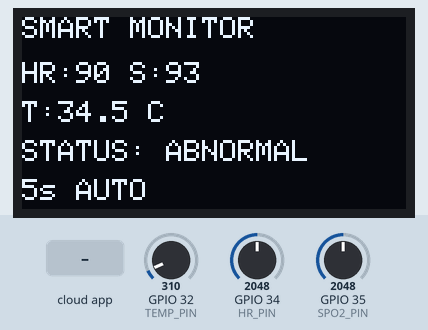
This sketch was run on a simulated ESP32. Parts: 128×64 one-colour display. The test bench sets the inputs (shaded band); at power-on: GPIO 32 (TEMP_PIN) = 310, GPIO 34 (HR_PIN) = 2048, GPIO 35 (SPO2_PIN) = 2048. WiFi joins after 1.5 s; servers stay silent unless stated; no MQTT or app messages arrive unless stated; what the sketch prints to the serial monitor is not drawn.

Above: at 4.2 s.
4.3 s: the phone or cloud app sets sampling-interval to AUTO
5.8 s: GPIO 32 (TEMP_PIN) set to 289
At 8.6 s:
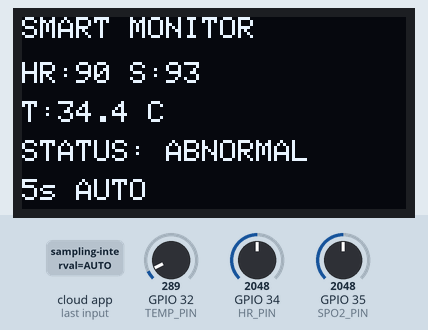
8.8 s: the phone or cloud app sets sampling-mode to AUTO
10.3 s: GPIO 34 (HR_PIN) set to 2866
13.3 s: the phone or cloud app sets sampling-mode to MANUAL
At 18.9 s:
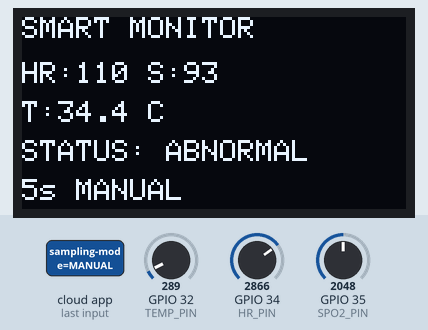
Timing chart, 0 to 19.8 s (numbered marks = the images above; inputs shaded):
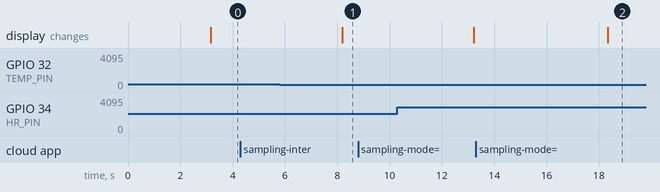

The sketch:

Task_5.ino
```cpp
#include <Wire.h>
#include <Adafruit_GFX.h>
#include <Adafruit_SSD1306.h>

#include <WiFi.h>
#include "Adafruit_MQTT.h"
#include "Adafruit_MQTT_Client.h"

// =====================================================
// PIN CONFIGURATION
// =====================================================

#define HR_PIN      34
#define SPO2_PIN    35
#define TEMP_PIN    32

#define OLED_SDA    21
#define OLED_SCL    22

#define SCREEN_WIDTH 128
#define SCREEN_HEIGHT 64

// =====================================================
// WIFI CONFIGURATION
// =====================================================

#define WIFI_SSID     "Wokwi-GUEST"
#define WIFI_PASSWORD ""

// =====================================================
// ADAFRUIT IO CONFIGURATION
// =====================================================

#define AIO_SERVER      "io.adafruit.com"
#define AIO_SERVERPORT  1883

#define AIO_USERNAME    "Your_AIO_USERNAME"
#define AIO_KEY         "Your_AIO_KEY"

// =====================================================cd
// OLED
// =====================================================

Adafruit_SSD1306 display(
  SCREEN_WIDTH,
  SCREEN_HEIGHT,
  &Wire,
  -1
);

// =====================================================
// MQTT
// =====================================================

WiFiClient client;

Adafruit_MQTT_Client mqtt(
  &client,
  AIO_SERVER,
  AIO_SERVERPORT,
  AIO_USERNAME,
  AIO_KEY
);

// =====================================================
// MQTT PUBLISH FEEDS
// =====================================================

Adafruit_MQTT_Publish heartRateFeed =
  Adafruit_MQTT_Publish(
    &mqtt,
    AIO_USERNAME "/feeds/heart-rate"
  );

Adafruit_MQTT_Publish spo2Feed =
  Adafruit_MQTT_Publish(
    &mqtt,
    AIO_USERNAME "/feeds/spo2"
  );

Adafruit_MQTT_Publish temperatureFeed =
  Adafruit_MQTT_Publish(
    &mqtt,
    AIO_USERNAME "/feeds/body-temperature"
  );

Adafruit_MQTT_Publish statusFeed =
  Adafruit_MQTT_Publish(
    &mqtt,
    AIO_USERNAME "/feeds/patient-status"
  );

Adafruit_MQTT_Publish samplingFeed =
  Adafruit_MQTT_Publish(
    &mqtt,
    AIO_USERNAME "/feeds/active-sampling"
  );

// =====================================================
// MQTT SUBSCRIBE FEEDS
// =====================================================

Adafruit_MQTT_Subscribe samplingIntervalFeed =
  Adafruit_MQTT_Subscribe(
    &mqtt,
    AIO_USERNAME "/feeds/sampling-interval"
  );

Adafruit_MQTT_Subscribe samplingModeFeed =
  Adafruit_MQTT_Subscribe(
    &mqtt,
    AIO_USERNAME "/feeds/sampling-mode"
  );

// =====================================================
// GLOBAL VARIABLES
// =====================================================

float heartRate = 0;
float spo2 = 0;
float temperature = 0;

bool patientAbnormal = false;

// AUTO mode by default
bool automaticMode = true;

// Manual sampling interval
int manualSamplingInterval = 30;

// Active sampling interval
int activeSamplingInterval = 30;

// =====================================================
// TIMING
// =====================================================

unsigned long nextSampleTime = 0;
unsigned long lastConditionCheck = 0;

const unsigned long CONDITION_CHECK_INTERVAL = 500;

// =====================================================
// FUNCTION DECLARATIONS
// =====================================================

void connectWiFi();
void MQTT_connect();

void readVitals();
void evaluatePatientCondition();
void updateSamplingRate();

void displayPatientData();
void publishPatientData();

void processMQTTMessages();

float mapFloat(
  float x,
  float in_min,
  float in_max,
  float out_min,
  float out_max
);

// =====================================================
// SETUP
// =====================================================

void setup()
{
  Serial.begin(115200);

  // -----------------------------
  // I2C
  // -----------------------------

  Wire.begin(OLED_SDA, OLED_SCL);

  // -----------------------------
  // OLED
  // -----------------------------

  if (!display.begin(
        SSD1306_SWITCHCAPVCC,
        0x3C
      ))
  {
    Serial.println("OLED initialization failed!");

    while (true)
    {
      delay(1000);
    }
  }

  display.clearDisplay();

  display.setTextColor(SSD1306_WHITE);

  display.setTextSize(1);

  display.setCursor(20, 10);
  display.println("SMART MONITOR");

  display.setCursor(15, 30);
  display.println("Starting IoT...");

  display.display();

  delay(1500);

  // -----------------------------
  // Wi-Fi
  // -----------------------------

  connectWiFi();

  // -----------------------------
  // MQTT subscription
  // -----------------------------

  mqtt.subscribe(&samplingIntervalFeed);
  mqtt.subscribe(&samplingModeFeed);

  // First sampling immediately
  nextSampleTime = millis();

  Serial.println();
  Serial.println("==============================");
  Serial.println(" SMART DYNAMIC MONITORING");
  Serial.println("==============================");

  Serial.println("System started.");
}

// =====================================================
// MAIN LOOP
// =====================================================

void loop()
{
  // Maintain MQTT connection
  MQTT_connect();

  // Process dashboard commands
  processMQTTMessages();

  // ---------------------------------------------------
  // Condition monitoring
  // ---------------------------------------------------

  if (millis() - lastConditionCheck >=
      CONDITION_CHECK_INTERVAL)
  {
    lastConditionCheck = millis();

    /*
       The condition monitor checks the patient frequently.
       This allows AUTO mode to react quickly even when
       the normal sampling interval is long.
    */

    readVitals();

    evaluatePatientCondition();

    updateSamplingRate();
  }

  // ---------------------------------------------------
  // Actual data sampling
  // ---------------------------------------------------

  if (millis() >= nextSampleTime)
  {
    // Read current patient parameters
    readVitals();

    evaluatePatientCondition();

    updateSamplingRate();

    // Display locally
    displayPatientData();

    // Upload to Adafruit IO
    publishPatientData();

    // Schedule next sample
    nextSampleTime =
      millis() +
      ((unsigned long)activeSamplingInterval * 1000UL);

    // Serial output
    Serial.println();
    Serial.println("------------------------------");

    Serial.print("Heart Rate: ");
    Serial.print(heartRate);
    Serial.println(" BPM");

    Serial.print("SpO2: ");
    Serial.print(spo2);
    Serial.println(" %");

    Serial.print("Temperature: ");
    Serial.print(temperature);
    Serial.println(" C");

    Serial.print("Patient Status: ");

    if (patientAbnormal)
      Serial.println("ABNORMAL");
    else
      Serial.println("STABLE");

    Serial.print("Mode: ");

    if (automaticMode)
      Serial.println("AUTO");
    else
      Serial.println("MANUAL");

    Serial.print("Active Sampling: ");
    Serial.print(activeSamplingInterval);
    Serial.println(" seconds");
  }

  // Small non-blocking delay
  delay(10);
}

// =====================================================
// WIFI CONNECTION
// =====================================================

void connectWiFi()
{
  Serial.println();
  Serial.println("==============================");
  Serial.println("Connecting to Wokwi Wi-Fi...");
  Serial.println("==============================");

  WiFi.mode(WIFI_STA);

  WiFi.begin("Wokwi-GUEST", "");

  int attempts = 0;

  while (WiFi.status() != WL_CONNECTED && attempts < 20)
  {
    delay(500);

    Serial.print(".");

    attempts++;
  }

  Serial.println();

  if (WiFi.status() == WL_CONNECTED)
  {
    Serial.println("Wi-Fi CONNECTED!");

    Serial.print("IP Address: ");
    Serial.println(WiFi.localIP());
  }
  else
  {
    Serial.println("Wi-Fi connection FAILED.");
    Serial.print("Wi-Fi status: ");
    Serial.println(WiFi.status());
  }
}
// =====================================================
// MQTT CONNECTION
// =====================================================

void MQTT_connect()
{
  if (mqtt.connected())
  {
    return;
  }

  Serial.print("Connecting to Adafruit IO MQTT... ");

  int8_t ret;

  int attempts = 0;

  while (
    (ret = mqtt.connect()) != 0 &&
    attempts < 5
  )
  {
    Serial.println(
      mqtt.connectErrorString(ret)
    );

    mqtt.disconnect();

    delay(3000);

    attempts++;
  }

  if (mqtt.connected())
  {
    Serial.println("CONNECTED");
  }
  else
  {
    Serial.println(
      "MQTT connection unavailable."
    );
  }
}

// =====================================================
// READ VITALS
// =====================================================

void readVitals()
{
  int hrADC =
    analogRead(HR_PIN);

  int spo2ADC =
    analogRead(SPO2_PIN);

  int tempADC =
    analogRead(TEMP_PIN);

  /*
     These values simulate patient sensors
     using potentiometers in Wokwi.
  */

  heartRate =
    mapFloat(
      hrADC,
      0,
      4095,
      40,
      140
    );

  spo2 =
    mapFloat(
      spo2ADC,
      0,
      4095,
      85,
      100
    );

  temperature =
    mapFloat(
      tempADC,
      0,
      4095,
      34.0,
      40.0
    );

  // Round values for cleaner display
  heartRate =
    round(heartRate);

  spo2 =
    round(spo2);

  temperature =
    round(temperature * 10) / 10.0;
}

// =====================================================
// EVALUATE PATIENT CONDITION
// =====================================================

void evaluatePatientCondition()
{
  bool hrAbnormal =
    (heartRate < 60 ||
     heartRate > 100);

  bool spo2Abnormal =
    (spo2 < 95);

  bool temperatureAbnormal =
    (temperature < 36.0 ||
     temperature > 37.5);

  patientAbnormal =
    hrAbnormal ||
    spo2Abnormal ||
    temperatureAbnormal;
}

// =====================================================
// UPDATE SAMPLING RATE
// =====================================================

void updateSamplingRate()
{
  int previousSamplingInterval =
    activeSamplingInterval;

  if (automaticMode)
  {
    if (patientAbnormal)
    {
      // Abnormal condition → high-frequency monitoring
      activeSamplingInterval = 5;
    }
    else
    {
      // Stable condition → lower monitoring frequency
      activeSamplingInterval = 30;
    }
  }
  else
  {
    // Manual mode → dashboard-selected interval
    activeSamplingInterval =
      constrain(
        manualSamplingInterval,
        5,
        60
      );
  }

  // -------------------------------------------------
  // If sampling interval changed, trigger an
  // immediate data publication.
  // -------------------------------------------------

  if (activeSamplingInterval != previousSamplingInterval)
  {
    nextSampleTime = millis();
  }
}

// =====================================================
// OLED DISPLAY
// =====================================================

void displayPatientData()
{
  display.clearDisplay();

  display.setTextColor(
    SSD1306_WHITE
  );

  // Title
  display.setTextSize(1);

  display.setCursor(0, 0);

  display.println(
    "SMART MONITOR"
  );

  // Heart rate + SpO2
  display.setCursor(0, 15);

  display.print("HR:");
  display.print((int)heartRate);
  display.print(" S:");
  display.print((int)spo2);

  // Temperature
  display.setCursor(0, 28);

  display.print("T:");
  display.print(temperature, 1);
  display.println(" C");

  // Status
  display.setCursor(0, 41);

  display.print("STATUS:");

  if (patientAbnormal)
    display.println(" ABNORMAL");
  else
    display.println(" STABLE");

  // Sampling
  display.setCursor(0, 54);

  display.print(activeSamplingInterval);
  display.print("s ");

  if (automaticMode)
    display.print("AUTO");
  else
    display.print("MANUAL");

  display.display();
}

// =====================================================
// PUBLISH DATA TO ADAFRUIT IO
// =====================================================

void publishPatientData()
{
  if (!mqtt.connected())
  {
    return;
  }

  Serial.println(
    "Publishing data to Adafruit IO..."
  );

  // Heart Rate
  if (!heartRateFeed.publish(heartRate))
  {
    Serial.println(
      "Heart Rate publish failed"
    );
  }

  // SpO2
  if (!spo2Feed.publish(spo2))
  {
    Serial.println(
      "SpO2 publish failed"
    );
  }

  // Temperature
  if (!temperatureFeed.publish(temperature))
  {
    Serial.println(
      "Temperature publish failed"
    );
  }

  // Patient status
  if (patientAbnormal)
  {
    if (!statusFeed.publish("ABNORMAL"))
    {
      Serial.println(
        "Status publish failed"
      );
    }
  }
  else
  {
    if (!statusFeed.publish("STABLE"))
    {
      Serial.println(
        "Status publish failed"
      );
    }
  }

  // Active sampling interval
  if (!samplingFeed.publish(
      (int32_t)activeSamplingInterval
    ))
  {
    Serial.println(
      "Sampling publish failed"
    );
  }

  Serial.println(
    "Data published."
  );
}

// =====================================================
// PROCESS DASHBOARD MQTT COMMANDS
// =====================================================

void processMQTTMessages()
{
  Adafruit_MQTT_Subscribe *subscription;

  while (
    (subscription = mqtt.readSubscription(10))
  )
  {
    // -----------------------------------------------
    // Sampling Interval
    // -----------------------------------------------

    if (
      subscription ==
      &samplingIntervalFeed
    )
    {
      int newInterval =
        atoi(
          (char *)samplingIntervalFeed.lastread
        );

      newInterval =
        constrain(
          newInterval,
          5,
          60
        );

      manualSamplingInterval =
        newInterval;

      Serial.print(
        "New manual sampling interval: "
      );

      Serial.print(
        manualSamplingInterval
      );

      Serial.println(" seconds");

      if (!automaticMode)
      {
        activeSamplingInterval =
          manualSamplingInterval;

        nextSampleTime =
          millis() +
          ((unsigned long)
             activeSamplingInterval *
           1000UL);
      }
    }

    // -----------------------------------------------
    // Sampling Mode
    // -----------------------------------------------

    if (
      subscription ==
      &samplingModeFeed
    )
    {
      String mode =
        String(
          (char *)samplingModeFeed.lastread
        );

      mode.trim();

      mode.toUpperCase();

      if (
        mode == "AUTO" ||
        mode == "AUTOMATIC"
      )
      {
        automaticMode = true;

        Serial.println(
          "Sampling mode: AUTO"
        );
      }
      else if (
        mode == "MANUAL"
      )
      {
        automaticMode = false;

        activeSamplingInterval =
          manualSamplingInterval;

        Serial.println(
          "Sampling mode: MANUAL"
        );

        nextSampleTime =
          millis() +
          ((unsigned long)
             activeSamplingInterval *
           1000UL);
      }

      updateSamplingRate();
    }
  }
}

// =====================================================
// FLOAT MAP FUNCTION
// =====================================================

float mapFloat(
  float x,
  float in_min,
  float in_max,
  float out_min,
  float out_max
)
{
  return (
    (x - in_min) *
    (out_max - out_min) /
    (in_max - in_min)
  ) + out_min;
}
```

Measured:
- the behaviour switches between 308 and 307 on GPIO 32 (TEMP_PIN) (found by bisection; images 0 and 1)
- after the input at 4.3 s, every drawn part: stays the same
- after the input at 5.8 s, the display: changes after 2.4 s (image 1)
- after the input at 8.8 s, every drawn part: stays the same
- after the input at 13.3 s, the display: changes after 5.0 s (image 2)
